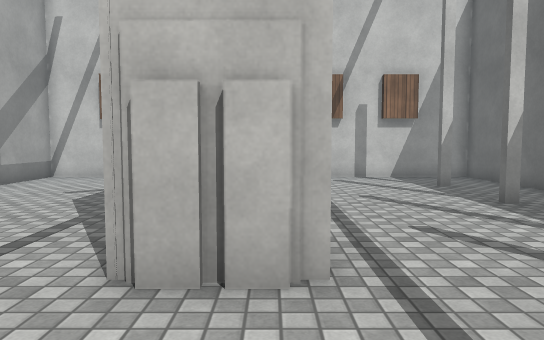
view 1 (above)

12 first-person views from a walk through a 3-D level made in the Unity game engine. The camera is 1.3 m above the floor, tilts 4° down and sees 70° across. The floor is counted in squares, 1 m on a side. Each view is taken from the middle of a square. On the plan, view 1 faces up. The plan holds only what a view shows up to about 16 squares ahead; the rest is blank. Surface patterns are stand-ins for the level's own textures.

view 2
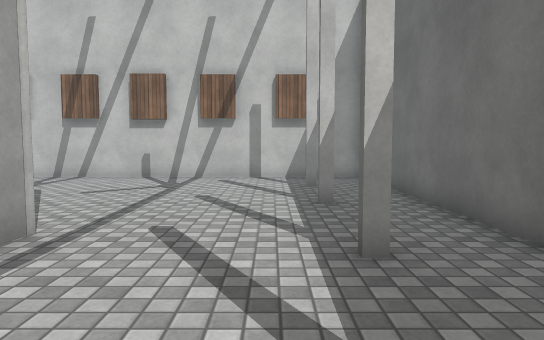

view 3
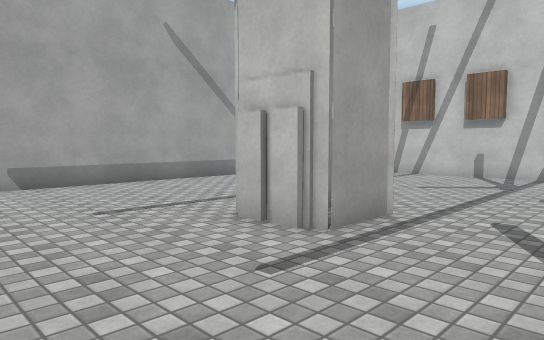

view 4
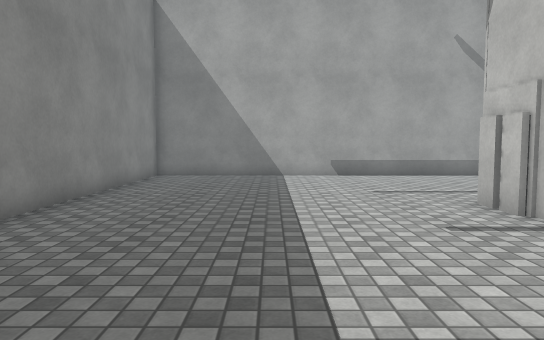

view 5
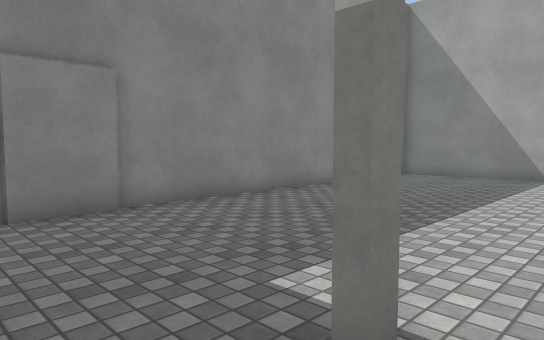

view 6
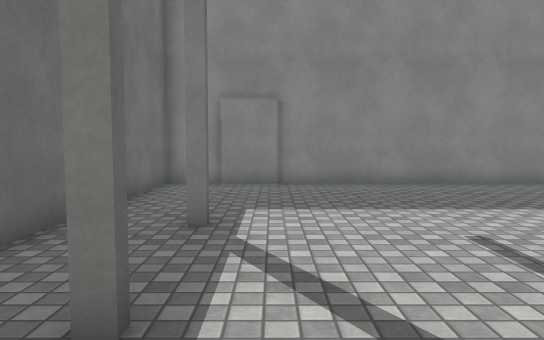

view 7
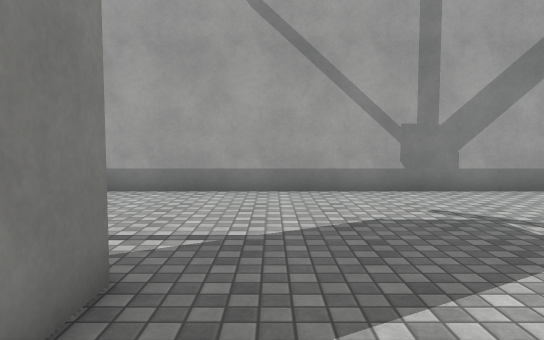

view 8
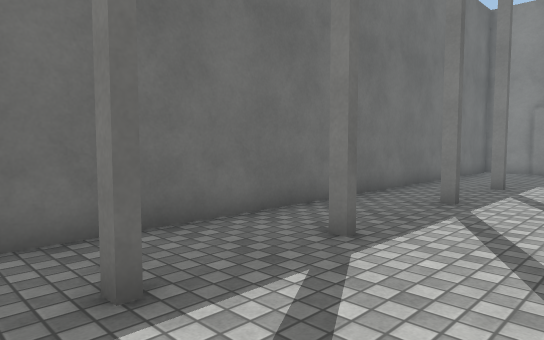

view 9
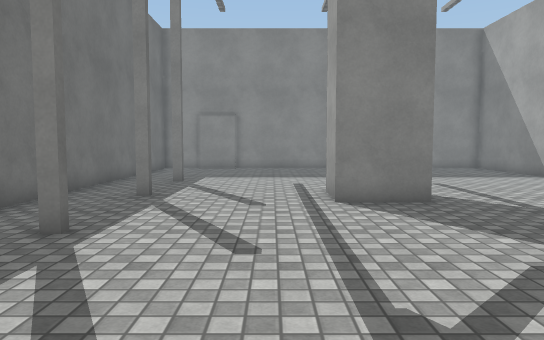

view 10
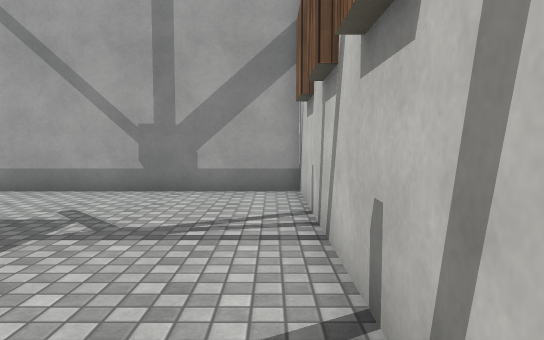

view 11
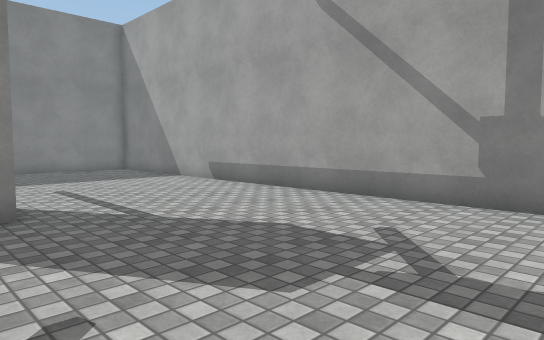

view 12
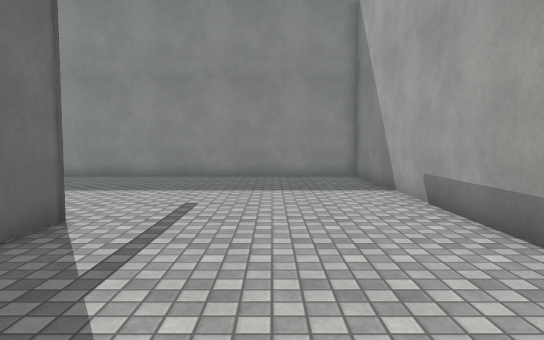

### Floor plan
Points are (right, up) in squares from view 1. A wall is a line through its corners. A room is listed if a view was taken in it or the views show most of it. See-through windows are left out.
Room 1 (views 1, 2, 3, 4, 5, 6, 7, 8, 9, 10, 11, 12)
walls: (-1.6, 5.5) (0.6, 5.5) (0.6, 3.6) (0, 3.6); (0.6, 3.4) (-1.5, 3.4) (-1.5, 5.1); (3.8, -5.4) (5.8, -5.4); (5.6, -5.6) (7.4, -5.6) (7.4, 14.8) (-8.4, 14.8) (-8.4, -5.6) (3.9, -5.6)

Positions as (right, up) in squares from view 1, and headings:
1: (0, 0), facing up
2: (4, 0), facing up
3: (4, -1), facing up-left
4: (7, -1), facing left
5: (7, 2), facing down-left
6: (4, 7), facing down
7: (2, 7), facing left
8: (2, 13), facing down-right
9: (2, 14), facing down
10: (2, 14), facing left
11: (0, 13), facing down-left
12: (-5, 10), facing down
